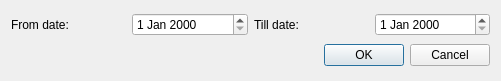
<?xml version="1.0" encoding="UTF-8"?>
<ui version="4.0">
 <class>GenerateABCAnalysis</class>
 <widget class="QDialog" name="GenerateABCAnalysis">
  <property name="geometry">
   <rect>
    <x>0</x>
    <y>0</y>
    <width>501</width>
    <height>81</height>
   </rect>
  </property>
  <property name="windowTitle">
   <string>Generate ABC analysis</string>
  </property>
  <property name="locale">
   <locale language="English" country="UnitedStates"/>
  </property>
  <property name="modal">
   <bool>false</bool>
  </property>
  <layout class="QGridLayout" name="gridLayout">
   <property name="leftMargin">
    <number>11</number>
   </property>
   <property name="topMargin">
    <number>11</number>
   </property>
   <property name="rightMargin">
    <number>11</number>
   </property>
   <property name="bottomMargin">
    <number>11</number>
   </property>
   <item row="0" column="4">
    <widget class="QDateEdit" name="tillDateEdit"/>
   </item>
   <item row="1" column="1" colspan="4">
    <layout class="QHBoxLayout" name="horizontalLayout">
     <item>
      <spacer name="horizontalSpacer">
       <property name="orientation">
        <enum>Qt::Horizontal</enum>
       </property>
       <property name="sizeHint" stdset="0">
        <size>
         <width>40</width>
         <height>20</height>
        </size>
       </property>
      </spacer>
     </item>
     <item>
      <widget class="QPushButton" name="okBtn">
       <property name="text">
        <string>OK</string>
       </property>
      </widget>
     </item>
     <item>
      <widget class="QPushButton" name="cancelBtn">
       <property name="text">
        <string>Cancel</string>
       </property>
      </widget>
     </item>
    </layout>
   </item>
   <item row="0" column="3">
    <widget class="QLabel" name="label_2">
     <property name="text">
      <string>Till date:</string>
     </property>
    </widget>
   </item>
   <item row="0" column="2">
    <widget class="QDateEdit" name="fromDateEdit"/>
   </item>
   <item row="0" column="1">
    <widget class="QLabel" name="fromLb">
     <property name="text">
      <string>From date:</string>
     </property>
    </widget>
   </item>
  </layout>
 </widget>
 <tabstops>
  <tabstop>fromDateEdit</tabstop>
  <tabstop>tillDateEdit</tabstop>
  <tabstop>okBtn</tabstop>
  <tabstop>cancelBtn</tabstop>
 </tabstops>
 <resources/>
 <connections/>
</ui>
